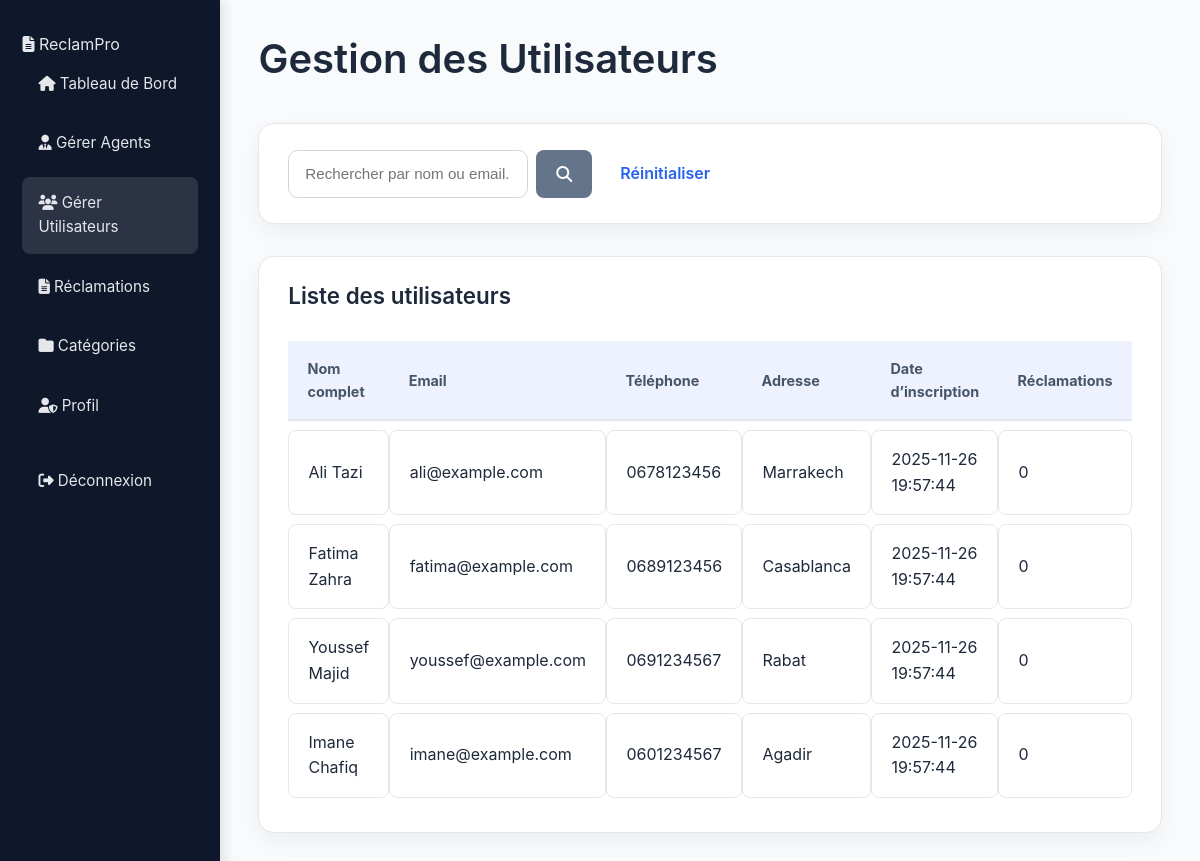
Screenshot of /admin/manage-users.php with the database file from the repository.
### tables this page shows
CREATE TABLE IF NOT EXISTS `utilisateurs` (
  `id` int NOT NULL AUTO_INCREMENT,
  `nom_complet` varchar(150) NOT NULL,
  `email` varchar(150) NOT NULL,
  `mot_de_passe` varchar(255) NOT NULL,
  `role` enum('admin','agent','user') NOT NULL DEFAULT 'user',
  `telephone` varchar(30) DEFAULT NULL,
  `adresse` varchar(255) DEFAULT NULL,
  `date_creation` timestamp NULL DEFAULT CURRENT_TIMESTAMP,
  PRIMARY KEY (`id`),
  UNIQUE KEY `email` (`email`)
);

### php/models/User.php (called while the page is built, shortened)
<?php
class User
{
    private PDO $pdo;
    public function __construct(PDO $pdo)
    {
        $this->pdo = $pdo;
    }
    public function getAllClients(): array
    {
        $stmt = $this->pdo->query("SELECT * FROM utilisateurs WHERE role = 'user' ORDER BY date_creation DESC");
        return $stmt->fetchAll();
    }
    public function countReclamations(int $userId): int
    {
        $stmt = $this->pdo->prepare("SELECT COUNT(*) FROM reclamations WHERE utilisateur_id = ?");
        $stmt->execute([$userId]);
        return (int)$stmt->fetchColumn();
    }
}

### admin/manage-users.php (the view, shortened to what this page needs)
<?php
require_once __DIR__ . '/../php/database.php';
require_once __DIR__ . '/../php/models/User.php';
$pdo = Database::getInstance();
$userModel = new User($pdo);
$search = trim($_GET['q'] ?? "");
if ($search !== "") {
    $users = $userModel->searchClients($search);
} else {
    $users = $userModel->getAllClients();
}
include 'includes/admin-header.php';
?>
<div class="layout">
    <?php include 'includes/admin-sidebar.php'; ?>
    <main class="main">
        <header class="topbar">
            <div>
                <h1>Gestion des Utilisateurs</h1>
            </div>
        </header>
        <section class="content">
            <div class="card card-toolbar">
                <div class="card-toolbar-right">
                    <form method="GET" style="display:flex; gap:0.5rem;">
                        <input type="text"
                               name="q"
                               class="input-search"
                               placeholder="Rechercher par nom ou email..."
                               value="<?= htmlspecialchars($search) ?>">
                        <button class="btn btn-secondary btn-sm">
                            <i class="fas fa-search"></i>
                        </button>
                        <a href="manage-users.php" class="btn btn-light btn-sm">
                            Réinitialiser
                        </a>
                    </form>
                </div>
            </div>
            <div class="card">
                <div class="card-header">
                    <h2>Liste des utilisateurs</h2>
                </div>
                <div class="table-responsive">
                    <table class="table">
                        <thead>
                        <tr>
                            <th>Nom complet</th>
                            <th>Email</th>
                            <th>Téléphone</th>
                            <th>Adresse</th>
                            <th>Date d’inscription</th>
                            <th>Réclamations</th>
                        </tr>
                        </thead>
                        <tbody>
                        <?php if (empty($users)): ?>
                            <tr>
                                <td colspan="6" style="text-align:center;">Aucun utilisateur trouvé.</td>
                            </tr>
                        <?php else: ?>
                            <?php foreach ($users as $u): ?>
                                <tr>
                                    <td><?= htmlspecialchars($u['nom_complet']) ?></td>
                                    <td><?= htmlspecialchars($u['email']) ?></td>
                                    <td><?= htmlspecialchars($u['telephone'] ?? '—') ?></td>
                                    <td><?= htmlspecialchars($u['adresse'] ?? '—') ?></td>
                                    <td><?= htmlspecialchars($u['date_creation']) ?></td>
                                    <td>
                                        <?= $userModel->countReclamations($u['id']) ?>
                                    </td>
                                </tr>
                            <?php endforeach; ?>
                        <?php endif; ?>
                        </tbody>
                    </table>
                </div>
            </div>
        </section>
    </main>
</div>
<?php include 'includes/admin-footer.php'; ?>

### assets/css/main.css (style rules this page uses)
* { margin: 0; padding: 0; box-sizing: border-box; }
:root { --primary-color: #2563eb; --secondary-color: #64748b; --success-color: #16a34a; --danger-color: #dc2626; --warning-color: #ea580c; --info-color: #0891b2; --light-bg: #f8fafc; --white: #ffffff; --text-dark: #1e293b; --text-light: #64748b; --border-color: #e2e8f0; --shadow: 0 1px 3px rgba(0, 0, 0, 0.1); --shadow-lg: 0 10px 25px rgba(0, 0, 0, 0.1); }
body { font-family: -apple-system, BlinkMacSystemFont, "Segoe UI", Roboto, "Helvetica Neue", Arial, sans-serif; background-color: var(--light-bg); color: var(--text-dark); line-height: 1.6; }
h1, h2, h3, h4, h5, h6 { font-weight: 600; line-height: 1.2; margin-bottom: 0.5rem; }
h1 { font-size: 2.5rem; }
h2 { font-size: 2rem; }
a { color: var(--primary-color); text-decoration: none; transition: color 0.3s ease; }
.btn { display: inline-flex; align-items: center; justify-content: center; padding: 0.625rem 1.25rem; border: none; border-radius: 0.5rem; font-weight: 600; cursor: pointer; transition: all 0.3s ease; text-decoration: none; font-size: 1rem; }
.btn-secondary { background-color: var(--secondary-color); color: var(--white); }

### assets/css/dashboard.css (style rules this page uses)
.layout { display: flex; min-height: 100vh; background: #f8fafc; }
.main { flex: 1; padding: 2.2rem 2.4rem; }
.topbar { display: flex; align-items: center; justify-content: space-between; margin-bottom: 2rem; }
.content { margin-top: 1.5rem; }
.card, .card-stat { background: #ffffff; padding: 1.6rem 1.8rem; border-radius: 1rem; border: 1px solid #e5e7eb; margin-bottom: 2rem; box-shadow: 0 8px 22px rgba(0,0,0,0.05); }
.card-header { display: flex; justify-content: space-between; align-items: center; margin-bottom: 1.4rem; }
.card-header h2 { font-size: 1.4rem; margin: 0; }
.table-responsive { width: 100%; overflow-x: auto; }
.table { width: 100%; border-collapse: separate; border-spacing: 0 0.6rem; }
.table thead { background: #eef2ff; }
.table th { padding: 1rem 1.2rem; text-align: left; font-size: 0.9rem; color: #475569; border-bottom: 2px solid #e2e8f0; }
.table td { padding: 1rem 1.2rem; background: #ffffff; border: 1px solid #e2e8f0; border-radius: 0.5rem; }
.input-text, .input-select, .input-search, textarea { width: 100%; padding: 0.9rem 1rem; border-radius: 0.6rem; border: 1px solid #d1d5db; font-size: 0.95rem; background: #fff; }
.input-search { max-width: 240px; }

### rows the page displays
utilisateurs: nom_complet "Ali Tazi", email "ali@example.com", telephone "0678123456", adresse "Marrakech", date_creation "2025-11-26 19:57:44", countReclamations "0"
utilisateurs: nom_complet "Fatima Zahra", email "fatima@example.com", telephone "0689123456", adresse "Casablanca", date_creation "2025-11-26 19:57:44", countReclamations "0"
utilisateurs: nom_complet "Youssef Majid", email "youssef@example.com", telephone "0691234567", adresse "Rabat", date_creation "2025-11-26 19:57:44", countReclamations "0"
utilisateurs: nom_complet "Imane Chafiq", email "imane@example.com", telephone "0601234567", adresse "Agadir", date_creation "2025-11-26 19:57:44", countReclamations "0"
